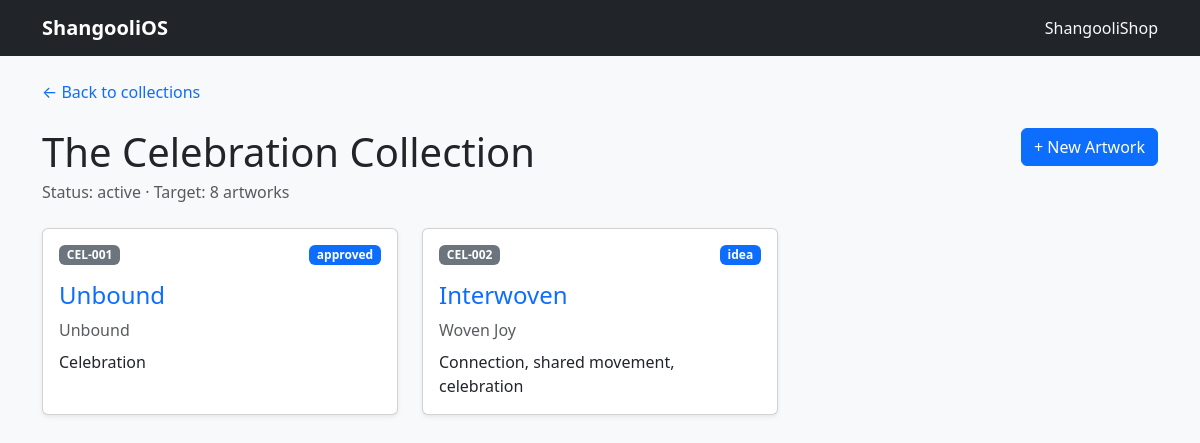
Page /collections/CEL on the earlier database version.
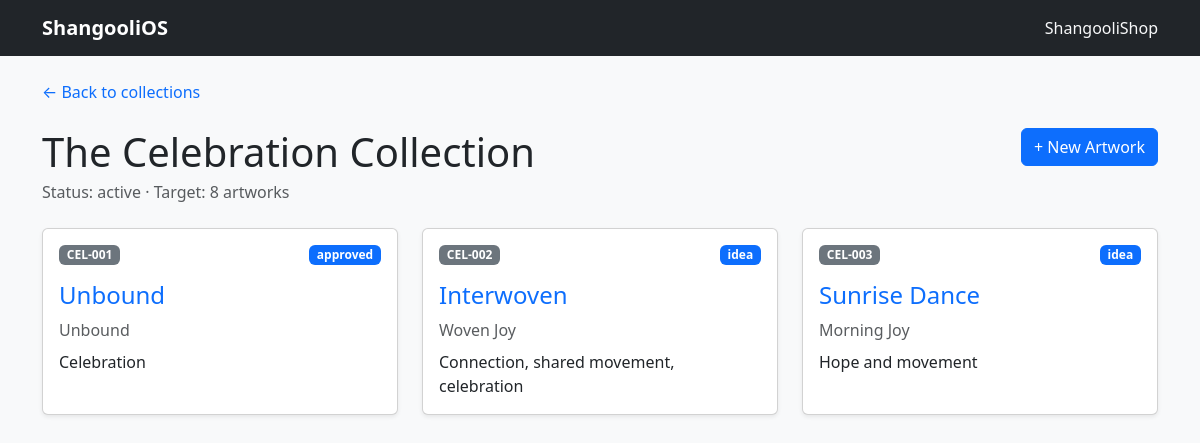
Same page on the later database version.
### tables this page shows
CREATE TABLE collections (
    id INTEGER PRIMARY KEY AUTOINCREMENT,
    brand_id INTEGER,
    code TEXT NOT NULL UNIQUE,
    name TEXT NOT NULL UNIQUE,
    collection_type TEXT NOT NULL,
    vertical TEXT NOT NULL,
    target_artwork_count INTEGER,
    status TEXT NOT NULL DEFAULT 'planned',
    notes TEXT,
    created_at TEXT NOT NULL DEFAULT CURRENT_TIMESTAMP,
    updated_at TEXT NOT NULL DEFAULT CURRENT_TIMESTAMP,

    FOREIGN KEY (brand_id)
        REFERENCES brands(id)
);

CREATE TABLE artworks (
    id INTEGER PRIMARY KEY AUTOINCREMENT,
    artwork_code TEXT NOT NULL UNIQUE,
    collection_id INTEGER NOT NULL,
    sequence_number INTEGER NOT NULL,
    public_title TEXT NOT NULL,
    working_title TEXT,
    theme TEXT,
    status TEXT NOT NULL DEFAULT 'idea',
    created_at TEXT NOT NULL DEFAULT CURRENT_TIMESTAMP,
    updated_at TEXT NOT NULL DEFAULT CURRENT_TIMESTAMP, story TEXT,

    FOREIGN KEY (collection_id)
        REFERENCES collections(id),

    UNIQUE (collection_id, sequence_number)
);

### web/app.py (the view)
@app.get("/collections/{collection_code}")
def collection_page(request: Request, collection_code: str):
    collection, artworks = get_collection(collection_code)
    if collection is None:
        raise HTTPException(status_code=404, detail="Collection not found")
    return templates.TemplateResponse(
        request=request,
        name="collection.html",
        context={
            "collection": collection,
            "artworks": artworks,
        },
    )

### web/templates/collection.html (shortened to what this page needs)
{% extends "base.html" %}
{% block content %}
<div class="mb-4">
    <a href="/" class="text-decoration-none">← Back to collections</a>
</div>
<div class="d-flex justify-content-between align-items-start mb-4">
    <div>
        <h1 class="mb-1">{{ collection["name"] }}</h1>
        <p class="text-muted mb-0">
            Status: {{ collection["status"] }} ·
            Target: {{ collection["target_artwork_count"] }} artworks
        </p>
    </div>
	<a
    		href="/collections/{{ collection['code'] }}/new"
    		class="btn btn-primary"
	>
    		+ New Artwork
	</a>
</div>
<div class="row g-4">
    {% for artwork in artworks %}
    <div class="col-md-6 col-lg-4">
        <div class="card shadow-sm h-100">
            <div class="card-body">
                <div class="d-flex justify-content-between align-items-start mb-3">
                    <span class="badge bg-secondary">
                        {{ artwork["artwork_code"] }}
                    </span>
                    <span class="badge bg-primary">
                        {{ artwork["status"] }}
                    </span>
                </div>
                <h4 class="card-title">
                    <a
                        href="/artworks/{{ artwork['artwork_code'] }}"
                        class="text-decoration-none"
                    >
                        {{ artwork["public_title"] }}
                    </a>
                </h4>
                {% if artwork["working_title"] %}
                <p class="text-muted mb-2">
                    {{ artwork["working_title"] }}
                </p>
                {% endif %}
                {% if artwork["theme"] %}
                <p class="mb-0">
                    {{ artwork["theme"] }}
                </p>
                {% endif %}
            </div>
        </div>
    </div>
    {% else %}
    <div class="col-12">
        <div class="alert alert-light border">
            No artworks yet.
        </div>
    </div>
    {% endfor %}
</div>
{% endblock %}

### web/templates/base.html (shortened to what this page needs)
<!DOCTYPE html>
<html lang="en">
<head>
    <link
        href="https://cdn.jsdelivr.net/npm/bootstrap@5.3.3/dist/css/bootstrap.min.css"
        rel="stylesheet"
    >
</head>
<body class="bg-light">
    <nav class="navbar navbar-dark bg-dark">
        <div class="container">
            <a class="navbar-brand fw-semibold" href="/">
                ShangooliOS
            </a>
            <span class="navbar-text text-light">
                ShangooliShop
            </span>
        </div>
    </nav>
    <main class="container py-4">
        {% block content %}{% endblock %}
    </main>
</body>
</html>

Differences in the rows shown:
added artworks: artwork_code "CEL-003", status "idea", public_title "Sunrise Dance", working_title "Morning Joy", theme "Hope and movement"
